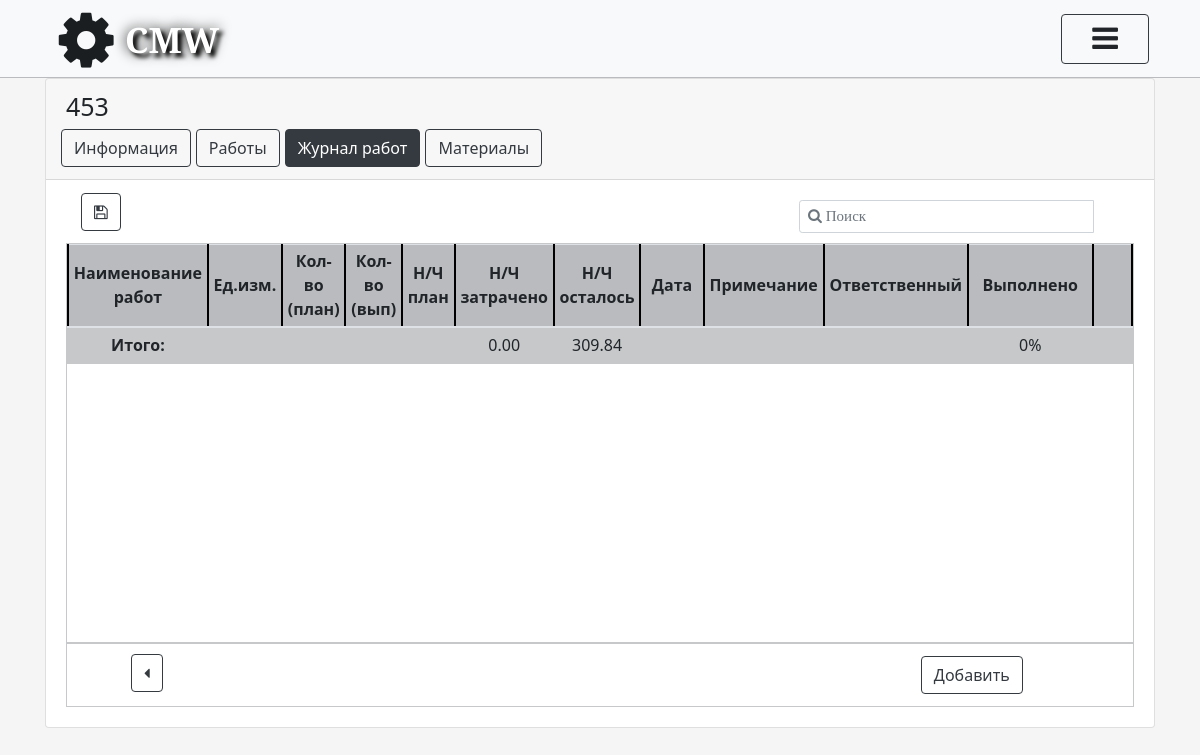
/project/2015-5986-1589274616/objects/detail/453-1597247831/work/complete/ (signed in), run on the app's committed database.
### object/models.py (models this page shows, shortened)
class Object(models.Model):
    Name_Object = models.CharField(max_length=500, verbose_name='Наименование объекта', unique=True)
    Adress_Object = models.TextField(verbose_name='Адрес', unique=True)
    NCH_General = models.DecimalField(verbose_name='Н/Ч общее', max_digits=6, decimal_places=2)
    NCH_Spent = models.DecimalField(default=0, verbose_name='Н/Ч затрачено', max_digits=6, decimal_places=2)
    NCH_Left = models.DecimalField(default=0, verbose_name='Н/Ч осталось', max_digits=6, decimal_places=2)
    Perform_proc = models.SmallIntegerField(default=0, verbose_name='Выполнено')
    ID_Project = models.ForeignKey(Project, on_delete=models.CASCADE, verbose_name='Проект')
    ID_Rukovoditel = models.ForeignKey(CustomUser, on_delete=models.CASCADE, verbose_name='Руководитель',
                                       related_name='Руководитель', blank=True, null=True)
    ID_Menedger = models.ForeignKey(CustomUser, on_delete=models.CASCADE, verbose_name='Менеджер',
                                    related_name='Менеджер', blank=True, null=True)
    ID_Ingener = models.ForeignKey(CustomUser, on_delete=models.CASCADE, verbose_name='Инженер',
                                   related_name='Инженер', blank=True, null=True)
    ID_Montazhnik = models.ForeignKey(CustomUser, on_delete=models.CASCADE, verbose_name='Старший_монтажник',
                                      related_name='Старший_монтажник', blank=True, null=True)
    FIO_zakazchika = models.CharField(max_length=500, verbose_name='ФИО заказчика', blank=True)
    Number_phone = models.CharField(max_length=20, verbose_name='Номер телефона заказчика', blank=True)
    Note = models.TextField(verbose_name='Примечание', blank=True)
    slug = models.SlugField(max_length=150, blank=True)
    class Meta:
        verbose_name = "Объект"
        verbose_name_plural = "Объекты"

### work/views.py (the view)
# urls.py: path('<str:slug_proj>/objects/detail/<str:slug>/work/complete/', complete_work_view, name="complete_work"),
def complete_work_view(request, slug, slug_proj):
    name_object = Object.objects.get(slug__iexact=slug)
    complete_work = CompleteWorks.objects.filter(name_object=name_object.id)
    x = 2
    plan_work_NCH_general = PlanWorks.objects.filter(name_object=name_object.id)
    return render(request, 'work/complete_work.html',
                  {'object_list': name_object, 'complete_work': complete_work, 'plan_work': plan_work_NCH_general,
                   'slug_proj': slug_proj, 'slug': slug,
                   'nch_left_sum': name_object.NCH_Left, 'nch_spent_sum': name_object.NCH_Spent,
                   'perform_proc_sum': name_object.Perform_proc, 'x': x})

### project/models.py (called while the page is built)
    def __str__(self):
        return self.Name_Position

    def get_full_name(self):
        full_name = '%s %s %s' % (self.last_name, self.first_name, self.patronymic_name)
        return full_name.strip()

    def get_id_position(self):
        id_position = self.ID_Position
        return id_position

    def get_email(self):
        email = self.email
        return email

### templates/work/complete_work.html (shortened to what this page needs)
{% extends 'card_object.html' %}
{% load static %}
{% block add_style %}
    <link rel="stylesheet" href="{% static 'css/plan_work.css' %}">
    <link rel="stylesheet" href="{% static 'css/objects_table.css' %}">
    <link rel="stylesheet" href="{% static 'css/materials_view.css' %}">
{% endblock %}
{% block info %}
    {% if user.is_authenticated %}
        <section class="table_position_works">
            <div class="nav_object btns_materials">
                <ul class="nav nav-pills card-header-pills ">
                    <li class="nav-item" style="margin-left: 70%;  width: 300px">
                        <form action="" method="post" id="search-form_complete_works">
                            <div class="input-group input-group-sm input_search">
                                <input type="text" name="q" id="q" class="form-control empty" style="font-size: 15px"
                                       placeholder="&#xF002; Поиск">
                            </div>
                        </form>
                    </li>
                    <li style="" class="btn_download">
                        <a href="{% url 'work:dowload_complete_work' slug_proj slug %}"
                           class="btn btn-outline-dark">
                            <i class="fa fa-floppy-o" aria-hidden="true"></i></a>
                    </li>
                </ul>
            </div>
            <div class="zone_table_works posts">
                <table class="table table-sm ">
                    <thead class="high">
                    <tr>
                        <th scope="col" style=" vertical-align: middle" class="higher">Наименование работ</th>
                        <th scope="col" style="text-align: center; vertical-align: middle" class="higher">Ед.изм.</th>
                        <th scope="col" style="text-align: center; vertical-align: middle" class="higher">Кол-во (план)
                        </th>
                        <th scope="col" style="text-align: center; vertical-align: middle" class="higher">Кол-во (вып)
                        </th>
                        <th scope="col" style="text-align: center; vertical-align: middle" class="higher">Н/Ч
                            план
                        </th>
                        <th scope="col" style="text-align: center; vertical-align: middle" class="higher">Н/Ч
                            затрачено
                        </th>
                        <th scope="col" style="text-align: center; vertical-align: middle" class="higher">Н/Ч осталось
                        </th>
                        <th scope="col" style="text-align: center; vertical-align: middle; width: 80px" class="higher">
                            Дата
                        </th>
                        <th scope="col" style="text-align: center; vertical-align: middle" class="higher">Примечание
                        </th>
                        <th scope="col" style="text-align: center; vertical-align: middle" class="higher">
                            Ответственный
                        </th>
                        <th scope="col" style="text-align: center; vertical-align: middle" class="higher">Выполнено
                        </th>
                        <th scope="col" class="higher"></th>
                    </tr>
                    </thead>
                    <tbody>
                    <div class="foot">
                        <tr>
                            <td style=" vertical-align: middle" class="footer"><strong>Итого:</strong></td>
                            <td style="text-align: center; vertical-align: middle" class="footer"></td>
                            <td style="text-align: center; vertical-align: middle" class="footer"></td>
                            <td style="text-align: center; vertical-align: middle" class="footer"></td>
                            <td style="text-align: center; vertical-align: middle" class="footer"></td>
                            <td style="text-align: center; vertical-align: middle"
                                class="footer">{{ nch_spent_sum }}</td>
                            <td style="text-align: center; vertical-align: middle"
                                class="footer">  {{ nch_left_sum }} </td>
                            <td style="text-align: center; vertical-align: middle" class="footer"></td>
                            <td style="text-align: center; vertical-align: middle" class="footer"></td>
                            <td style="text-align: center; vertical-align: middle" class="footer"></td>
                            <td style="vertical-align: middle; " width="150" class="footer">{{ perform_proc_sum }}%</td>
                            <td style="text-align: center; vertical-align: middle" width="80" class="footer">
                        </tr>
                    </div>
                    </tbody>
                </table>
            </div>
            <ul class="btn_control">
                <div id="btn_back">
                    <a style='margin-top: 10px'
                       href="{% url 'object:home' slug_proj %}"
                       class=" btn btn-outline-dark"><i
                            class="fa fa-caret-left" aria-hidden="true"></i></a>
                </div>
                <li >
                    <a class="btn btn-outline-dark" id="btn_add_object" type="button"
                       href="{% url 'work:create_complete_work' slug_proj slug %}">
                        Добавить
                    </a>
                </li>
            </ul>
        </section>
    {% else %}
        {% include 'registration/errorPage_auth.html' %}
    {% endif %}
{% endblock %}

### templates/card_object.html (shortened to what this page needs)
{% extends 'wrapper.html' %}
{% url 'object:detail' slug_proj slug as object_detail_url %}
{% load static %}
{% block entr %}
    <div class="card text-center">
        <div class="card-header">
            <div class="zag_name">
                <h3> {{ object_list.Name_Object }} </h3>
            </div>
            <div class="nav_object">
                <ul class="nav nav-pills card-header-pills btn_card">
                    <li class="nav-item ">
                        <a class=" btn btn-outline-dark {% if request.resolver_match.url_name == "detail" or request.resolver_match.url_name == "documents_view" or request.resolver_match.url_name == "documents_delete"%}active{% endif %}"
                           id="btn_add_object"
                           href="{% url 'object:detail'  slug_proj slug %}">
                            Информация
                        </a>
                    </li>
                    <li class="nav-item ">
                        <a class="btn btn-outline-dark "
                           id="btn_add_object"
                           href="{% url 'work:plan_work'  slug_proj slug %}">
                            Работы
                        </a>
                    </li>
                    <li class="nav-item">
                        <a class="btn btn-outline-dark {% if request.resolver_match.url_name == "complete_work" or request.resolver_match.url_name == "create_complete_work" or request.resolver_match.url_name == "delete_complete_work" or request.resolver_match.url_name == "update_complete_work" %}active{% endif %}"
                           id="btn_add_object"
                           href="{% url 'work:complete_work' slug_proj slug %}">
                            Журнал работ
                        </a>
                    </li>
                    <li class="nav-item">
                        <a class="btn btn-outline-dark "
                           id="btn_add_object"
                           href="{% url 'object:materials:plan_materials_view'  slug_proj slug %}">
                            Материалы
                        </a></li>
                </ul>
            </div>
        </div>
        <div class="card-body">
            {% block info %}
            {% endblock %}
        </div>
    </div>
{% endblock %}

### static/staticfiles/css/autorize.css (style rules this page uses)
body { font-family: Noto Sans, sans-serif; background-color: #f5f5f5; padding: 0; margin: 0; }
ul, li { margin: 0; padding: 0; display: block; }
.high { text-align: center; }

### static/staticfiles/css/projects_table.css (style rules this page uses)
table { width: 1050px; }
.table_position_works { width: 100% }
.zone_table_works { overflow-y: scroll; height: 400px; border: #c6c8ca solid 1px; background-color: white; width: auto; }
thead th { background: white; }
th { border: #c6c8ca solid 2px; }
td { border-bottom: #c6c8ca solid 2px; border-left: #c6c8ca solid 2px; border-right: #c6c8ca solid 2px; }
a { text-decoration: none; color: #1b1e21; }

### static/css/media_card_of_object.css (style rules this page uses)
@media screen and (min-width: 575px) { .btn_download { margin-top: -40px; } }
@media screen and (min-width: 575px) { .btn_control li { padding-left: 60% } }
@media screen and (min-width: 770px) { .btn_download { margin-top: -40px; } }
@media screen and (min-width: 770px) { .input_search { margin-left: -10%; } }
@media screen and (min-width: 770px) { .btn_control li { padding-left: 70% } }

### static/staticfiles/css/plan_work.css (style rules this page uses)
.higher { position: sticky; top: -1px; min-height: 5em; background: #b9bbbe; outline: none; position: -webkit-sticky; border-top: none; border-color: black; z-index: 5; }
.high { margin: 0; padding: 0; top: -1px; outline: none; }
.footer { position: sticky; bottom: -2px; min-height: 5em; background: #c6c8ca; }
.zag_name h3 { text-align: left; font-size: 25px; }
.nav_object li { padding-left: 5px; }

### static/staticfiles/css/objects_table.css (style rules this page uses)
.btn_control { display: flex; border: #c6c8ca solid 1px; background-color: white; }
.btn_control li { margin: 12px; }
h3 { font-size: 22px; }
#btn_back { padding-left: 6%; }

### static/staticfiles/css/materials_view.css (style rules this page uses)
.btns_materials { padding-bottom: 10px ; padding-left: 20px; }
input.empty { font-family: FontAwesome; font-style: normal; font-weight: normal; }
.empty { font-size: 28px; }

### data on the page
Object: Name_Object "453", NCH_Spent "0.00", NCH_Left "309.84"

### other printed values
{{ perform_proc_sum }} "0"
